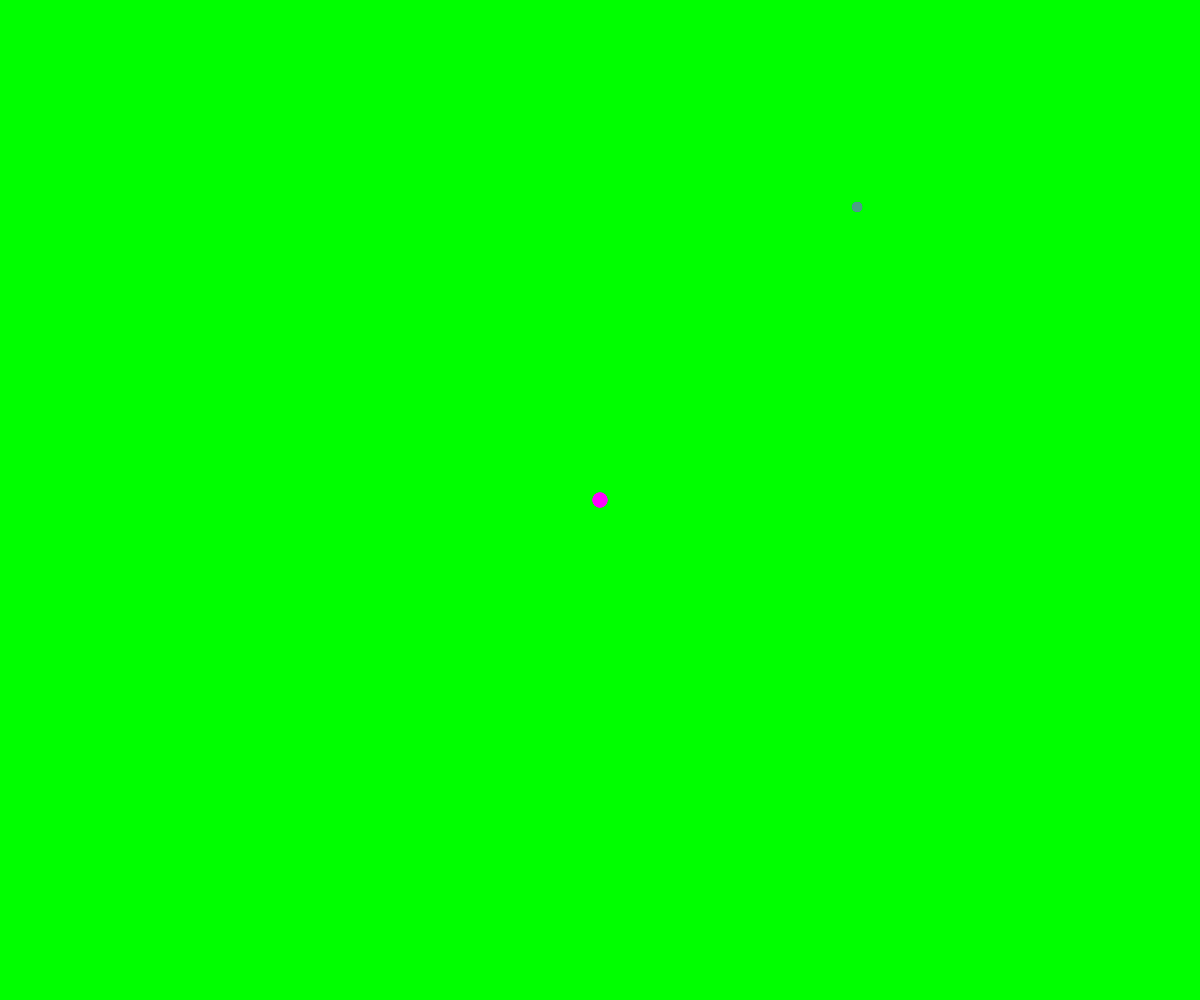
Frame 1 (no input)
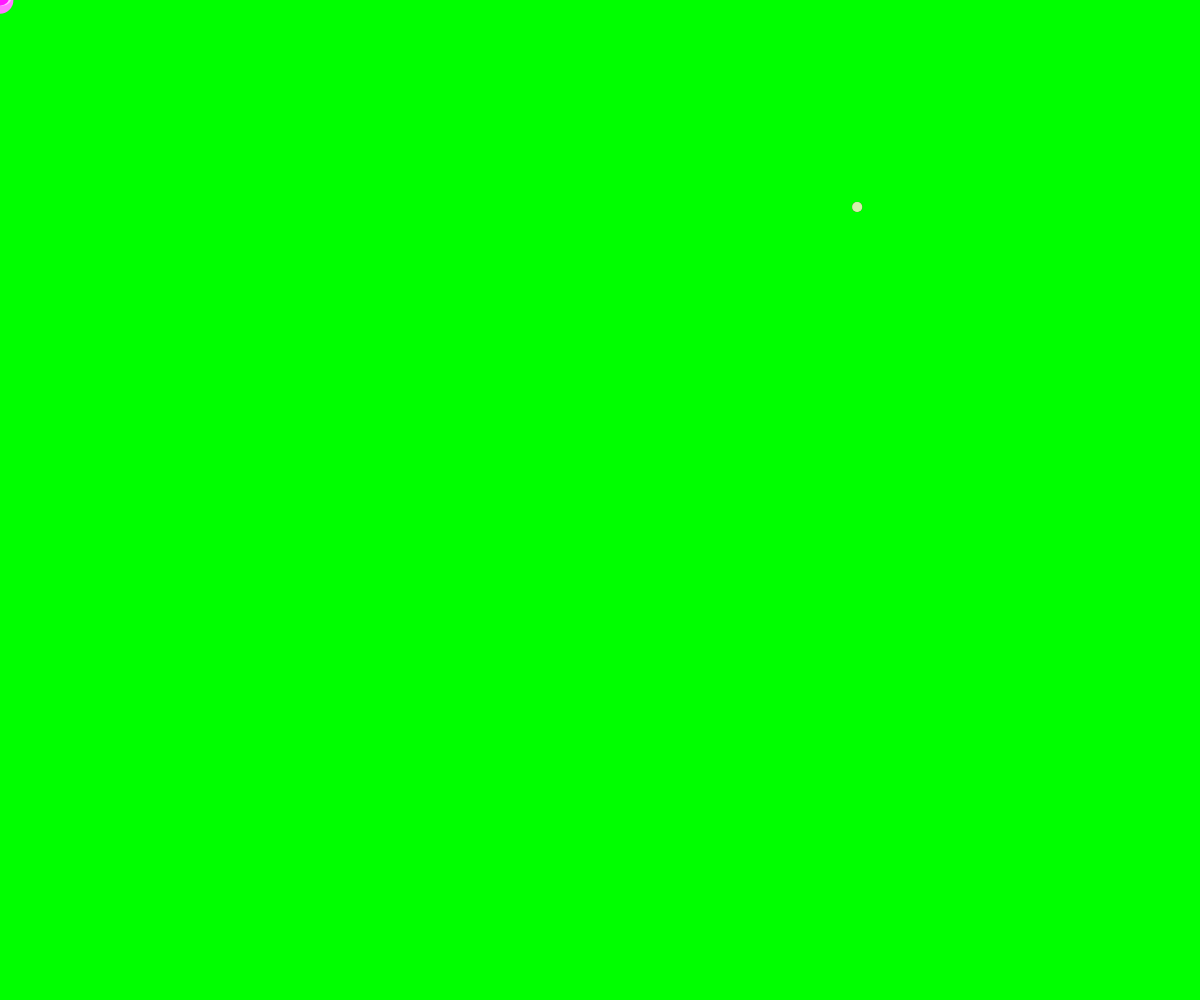
Frame 60 (no input)
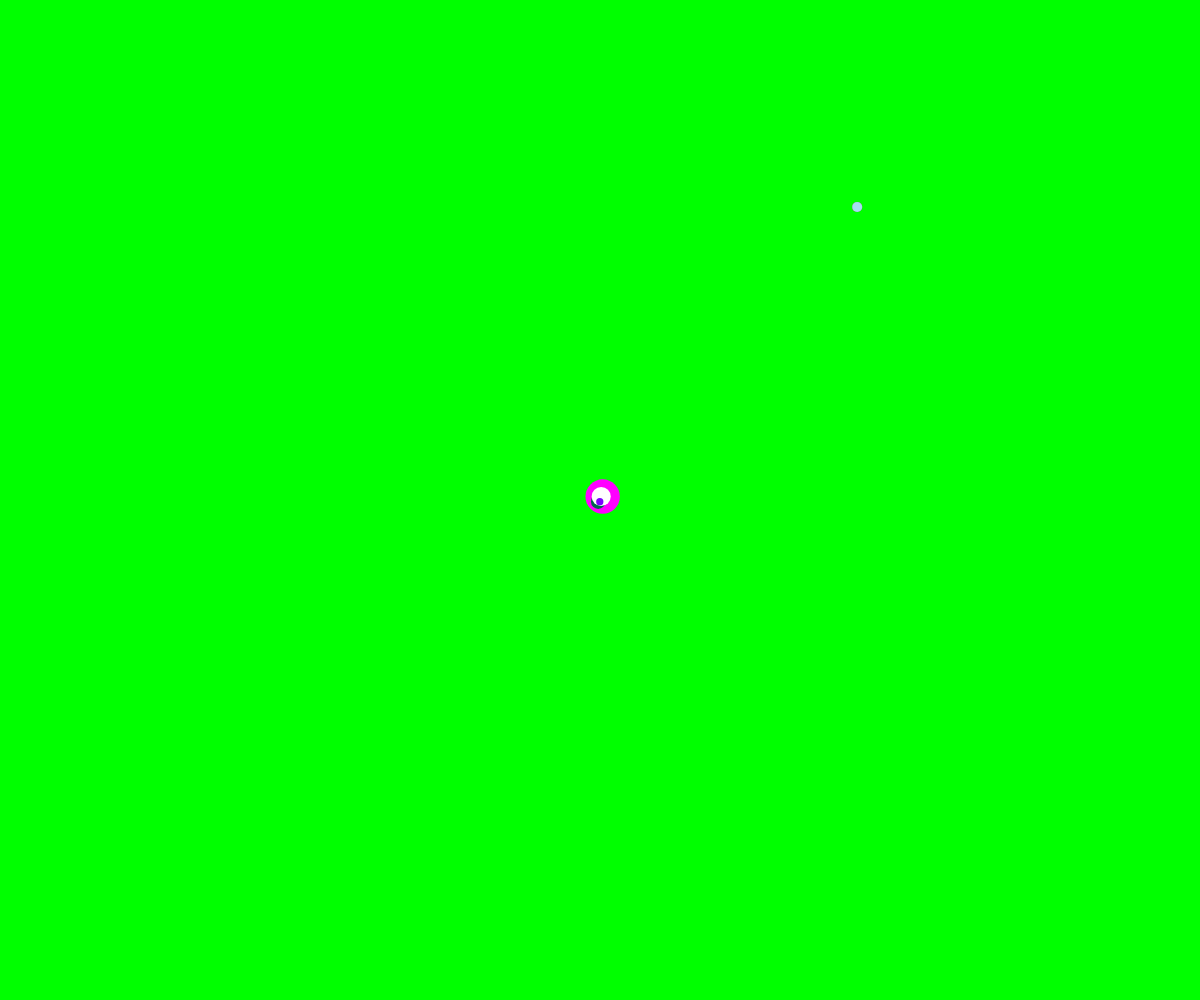
Frame 120 (the mouse pressed at the canvas centre since frame 60)

The p5.js sketch that drew these frames (run headless with seeded random() and noise() and a simulated clock; from frame 60 on, the mouse is pressed at the canvas centre):

// p5.js sketch
// ── sketch.js
var circArr = [];
var enemyCirc = [];

var enemyCount = 1;

function setup() {
     createCanvas(windowWidth,windowHeight);

     // Clicker
     for (var i = 0; i < 4; i++) {
          circArr[i] = {
               xPos: width/2,
               yPos: height/2,
               diam: 15,
               r: 255,
               g:0,
               b:255,
               display: function() {
                    noStroke();
                    fill(this.r,this.g,this.b);
                    ellipse(this.xPos,this.yPos,this.diam,this.diam);
               },
               move: function() {
                    this.xPos = mouseX + random(-5,5);
                    this.yPos = mouseY + random(-5,5);
                    this.r = this.r - random(-50,50);
                    this.g = this.g - random(-50,50);
                    this.b = this.b - random(-50,50);
                    this.diam = this.diam + random(-5,5);
               },
          };
     }
     for (var j = 0; j < enemyCount; j++) {
          enemyCirc[j] = {
               xPos: random(width),
               yPos: random(height),
               diam: 10,
               enemy: function() {
                    fill(random(255),random(255),random(255));
                    ellipse(this.xPos,this.yPos,this.diam,this.diam);
               },
          };
     }
}

function draw() {

     background('#00ff00');

     for (var i = 0; i < 4; i++) {
          // Mouse Ball
          circArr[i].display();
          circArr[i].move();
          // Size Limiter
          if (circArr[i].diam >= width/2) {
               circArr[i].diam = 100;
          }

          for (var j = 0; j < enemyCount; j++) {
               enemyCirc[j].enemy();
               if (dist(circArr[i].xPos, circArr[i].yPos, enemyCirc[j].xPos, enemyCirc[j].yPos) <= (circArr[i].diam + enemyCirc[j].diam)) {
                    enemyCirc[j].xPos = random(width);
                    enemyCirc[j].yPos = random(height);
                    enemyCount = enemyCount + 1;
                    enemyCirc[j].diam = enemyCirc[j].diam + 2;
               }
          }
     }
}


function windowResized(){
     resizeCanvas(windowWidth, windowHeight);
}
